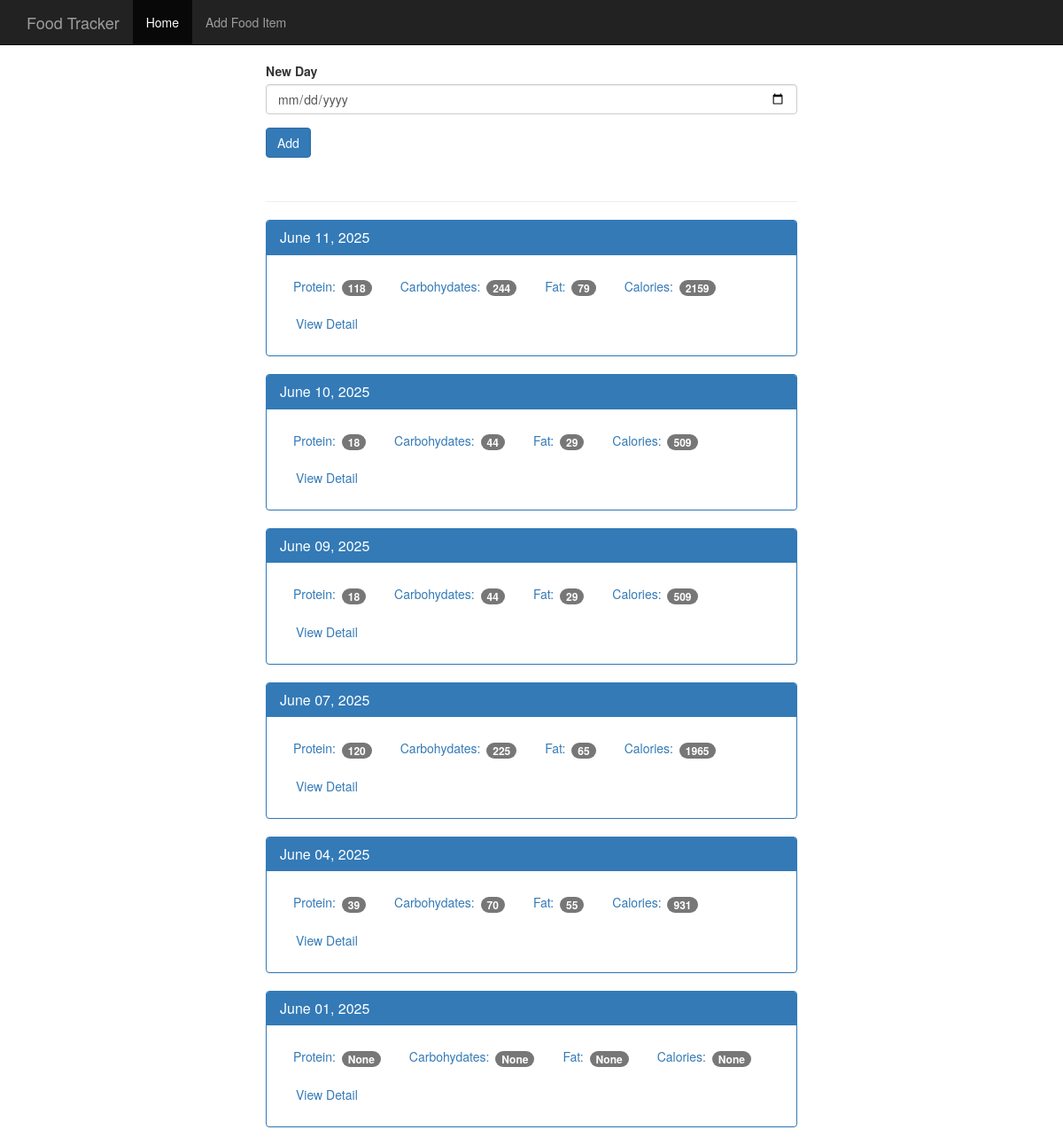
The page / on the database its author committed.
### tables this page shows
CREATE TABLE log_date(
    id integer primary key autoincrement,
    entry_date date not null
);

### app.py (the view)
@app.route("/", methods = ["GET", "POST"])
def index():
    db=get_db()
    if request.method == "POST":
        date = request.form['date']
        dt = datetime.strptime(date,"%Y-%m-%d")
        database_date = datetime.strftime(dt, "%Y%m%d")
        db.execute('insert into log_date(entry_date) values (?)', [database_date])
        db.commit()
    cur = db.execute('''select log_date.entry_date, sum(food.protein) as protein,
                     sum(food.carbohydrates) as carbohydrates, sum(food.fat) as fat, sum(food.calories) as calories
                     from log_date
                     left join food_date on food_date.log_date_id = log_date.id
                     left join food on food.id = food_date.food_id
                     group by log_date.id order by log_date.entry_date desc''')
    results= cur.fetchall()
    date_results = []
    for i in results:
        single_date = {}
        single_date['entry_date'] = i['entry_date']
        single_date['protein'] = i['protein']
        single_date['carbohydrates'] = i['carbohydrates']
        single_date['fat'] = i['fat']
        single_date['calories'] = i['calories']
        dt= datetime.strptime(str(i['entry_date']), '%Y%m%d')
        single_date['pretty_date'] = datetime.strftime(dt, '%B %d, %Y')
        date_results.append(single_date)
    return render_template("home.html", results= date_results)

### database.py (called while the page is built)
def connect_db():
    sql = sqlite3.connect('C:/Users/sujit/OneDrive/Desktop/flask project/food_log.db')
    sql.row_factory = sqlite3.Row
    return sql

def get_db():
    if not hasattr(g, 'sqlite3_db'):
        g.sqlite_db = connect_db()
    return g.sqlite_db

### templates/home.html
{% extends "base.html" %}
{% block body %}
  <nav class="navbar navbar-inverse navbar-fixed-top">
    <div class="container">
      <div class="navbar-header">
        <a class="navbar-brand" href="#">Food Tracker</a>
      </div>
      <div id="navbar" class="navbar-collapse collapse">
        <ul class="nav navbar-nav">
          <li class="active"><a href="{{url_for('index')}}">Home</a></li>
          <li><a href="{{url_for('food')}}">Add Food Item</a></li>
        </ul>
      </div>
    </div>
  </nav>
  <div class="container theme-showcase col-sm-6 col-sm-offset-3" role="main">
    <div class="row">
      <div>
        <form method="POST" action="/">
          <div class="form-group">
            <label for="new-day">New Day</label>
            <input type="date" class="form-control" name="date" id="new-day">
          </div>
          <button type="submit" class="btn btn-primary">Add</button>
        </form>
        <div class="page-header"></div>
        {% for result in results %}
        <div class="panel panel-primary">
          <div class="panel-heading">
            <h3 class="panel-title">{{result.pretty_date}}</h3>
          </div>
          <div class="panel-body">
            <ul class="nav nav-pills" role="tablist">
              <li><a>Protein: <span class="badge">{{result.protein}}</span></a></li>
              <li><a>Carbohydates: <span class="badge">{{result.carbohydrates}}</span></a></li>
              <li><a>Fat: <span class="badge">{{result.fat}}</span></a></li>
              <li><a>Calories: <span class="badge">{{result.calories}}</span></a></li>
              <li><a href="{{url_for('view', date=result.entry_date)}}" type="button" class="btn btn-link">View Detail</a></li>
            </ul>
          </div>
        </div>
        {% endfor %}
      </div>
    </div>
  </div>
{% endblock %}

### templates/base.html (shortened to what this page needs)
<!DOCTYPE html>
<html lang="en">
  <head>
    <link href="{{url_for('static', filename='bootstrap.min.css')}}" rel="stylesheet">
    <link href="{{url_for('static', filename='theme.css')}}" rel="stylesheet">
  </head>
  <body>
    {% block body %}{% endblock%}
  </body>
</html>

### static/theme.css (style rules this page uses)
body { padding-top: 70px; padding-bottom: 30px; }

### rows shown on the page
log_date: pretty_date "June 11, 2025", protein "118", carbohydrates "244", fat "79", calories "2159"
log_date: pretty_date "June 10, 2025", protein "18", carbohydrates "44", fat "29", calories "509"
log_date: pretty_date "June 09, 2025", protein "18", carbohydrates "44", fat "29", calories "509"
log_date: pretty_date "June 07, 2025", protein "120", carbohydrates "225", fat "65", calories "1965"
log_date: pretty_date "June 04, 2025", protein "39", carbohydrates "70", fat "55", calories "931"
log_date: pretty_date "June 01, 2025", protein "None", carbohydrates "None", fat "None", calories "None"
